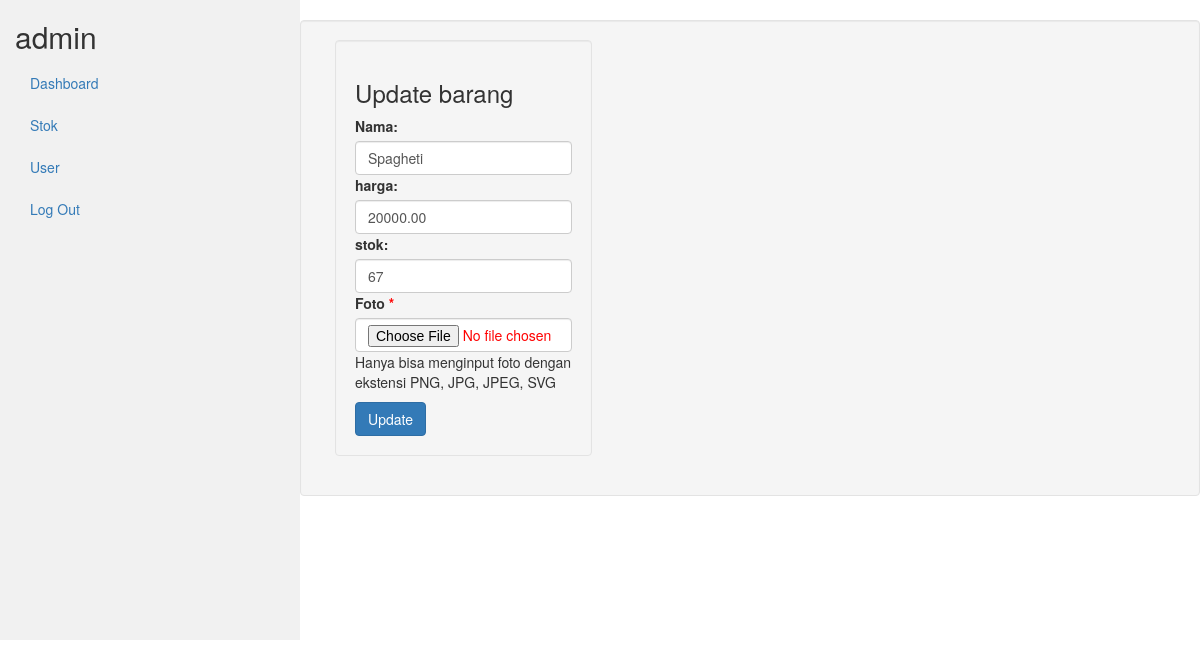
Screenshot of /petugas/index.php?page=edit-barang&produkID=2 (signed in) with the database file from the repository.
### tables this page shows
CREATE TABLE `kasir_produk` (
  `produkID` int(11) NOT NULL,
  `nama_produk` varchar(255) NOT NULL,
  `harga` decimal(10,2) NOT NULL,
  `stok` int(11) NOT NULL,
  `Foto` varchar(255) DEFAULT NULL,
  `Terjual` int(11) NOT NULL
);

### petugas/edit-barang.php (the view, shortened to what this page needs)
<?php
include_once("../koneksi/koneksi.php");
$id = $_GET['produkID'];
$result1 = mysqli_query($koneksi, "SELECT * FROM kasir_produk WHERE produkID=$id");
while($barang_data = mysqli_fetch_array($result1))
{
    $nama_produk = $barang_data['nama_produk'];
    $harga = $barang_data['harga'];
    $stok = $barang_data['stok'];
}
?>
<div class="row well">
        <div class="col-md-4">
            <div class="card well">
                <div class="card-header">
                    <h3 class="">Update barang</h3>
                </div>
                <div class="card-body">
                    <form action="" method="POST">
                        <div class="mb-3 mt-3">
                            <label for="nama" class="form-label">Nama:</label>
                            <input type="text" class="form-control" id="name" value="<?php echo $nama_produk; ?>" placeholder="Enter Name" name="nama_produk">
                        </div>
                        <div class="mb-3 mt-3">
                            <label for="harga" class="form-label">harga:</label>
                            <input type="text" class="form-control" id="harga" value="<?php echo $harga; ?>" placeholder="harga" name="harga">
                        </div>
                        <div class="mb-3 mt-3">
                            <label for="stok" class="form-label">stok:</label>
                            <input type="text" class="form-control" id="stok" value="<?php echo $stok; ?>" placeholder="stok" name="stok">
                        </div>
                        <div class="mb-3">
                            <label for="Foto" class="form-label">Foto<span style="color: red;"> *</span></label>
                            <input type="file" class="form-control" id="Foto" value="<?php echo $foto;?>" name="Foto"
                            <p style="color: red;">Hanya bisa menginput foto dengan ekstensi PNG, JPG, JPEG, SVG</p>
                        </div>
                        <button type="submit" name="update" class="btn btn-primary">Update</button>
                    </form>
                </div>
            </div>
        </div>
    </div>

### rows the page displays
kasir_produk: nama_produk "Spagheti", harga "20000.00", stok "67"

### other values shown
$_SESSION['level'] "admin"
